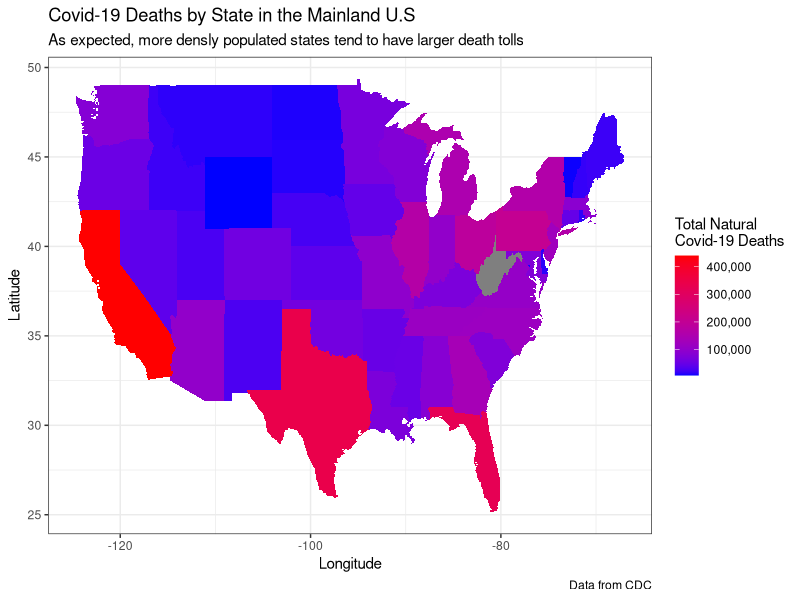
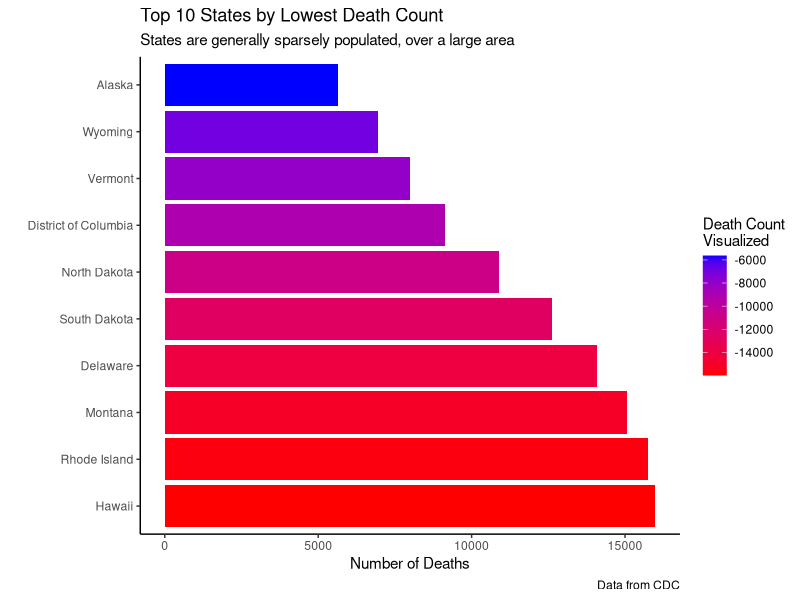
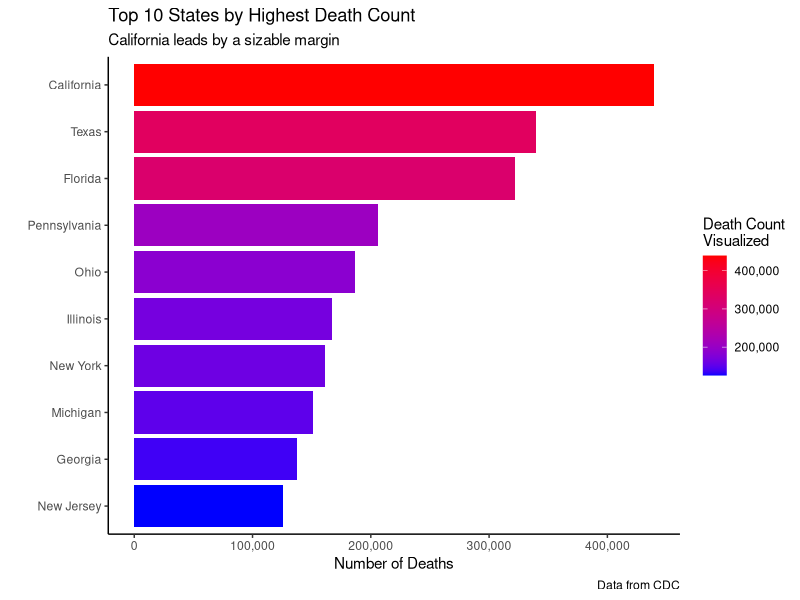

These figures' R source, in order:
## ---- chunk 1
knitr::opts_chunk$set(echo = FALSE)
library(tidyverse)
## ---- chunk 2
raw_data <- read.csv("Weekly_Provisional_Counts_of_Deaths_by_State_and_Select_Causes__2020-2021.csv")
## ---- chunk 3
clean_data <- raw_data %>%
  rename(state = "Jurisdiction.of.Occurrence",
         deaths = "Natural.Cause") %>%
  mutate(region = tolower(state)) %>%
  group_by(region) %>%
  summarize(total = sum(deaths)) %>%
  select(region, total)
## ---- chunk 4
map_data("state") %>%
  left_join(clean_data, by = "region") %>%
  ggplot(aes(x = long, y = lat, group = group, fill =                   total)) +
         geom_polygon() +
        scale_fill_gradient(low = "blue", high = "red", labels = scales::comma_format(accuracy = 1)) +
         theme_bw() +
         labs(title = "Covid-19 Deaths by State in the Mainland U.S",
              subtitle = "As expected, more densly populated states tend to have larger death tolls",
              x = "Longitude",
              y = "Latitude",
              fill = "Total Natural\nCovid-19 Deaths",
              caption = "Data from CDC") 
## ---- chunk 5
clean_data2 <- raw_data %>%
  rename(state = "Jurisdiction.of.Occurrence",
         deaths = "Natural.Cause") %>%
  group_by(state) %>%
  summarize(total_death = sum(deaths)) %>%
  arrange(total_death) %>%
  slice(1:10) %>%
  select(state, total_death) 
## ---- chunk 6
 clean_data2 %>%
  ggplot(aes(x = total_death, y = fct_reorder(state, desc(total_death)), fill = desc(total_death))) +
         geom_col() +
         scale_fill_gradient(low = "red", high = "blue") +
         theme_classic() +
         labs(title = "Top 10 States by Lowest Death Count",
              subtitle = "States are generally sparsely populated, over a large area",
              x = "Number of Deaths",
              y = "",
              fill = "Death Count\nVisualized",
              caption = "Data from CDC")
         
## ---- chunk 7
clean_data3 <- raw_data %>%
  rename(state = "Jurisdiction.of.Occurrence",
         deaths = "Natural.Cause") %>%
  filter(state != "United States") %>%
  group_by(state) %>%
  summarize(total_deaths = sum(deaths)) %>%
  arrange(desc(total_deaths)) %>%
  slice(1:10) %>%
  select(state, total_deaths) 
## ---- chunk 8
clean_data3 %>%
  ggplot(aes(x = total_deaths, y = fct_reorder(state, total_deaths),              fill = total_deaths)) +
         geom_col() +
         scale_x_continuous(labels = scales::comma_format(accuracy = 1)) +
         scale_fill_gradient(low = "blue", high = "red", labels = scales::comma_format(accuracy = 1)) +
         theme_classic() +
         labs(title = "Top 10 States by Highest Death Count",
              subtitle = "California leads by a sizable margin",
              x = "Number of Deaths",
              y = "",
              fill = "Death Count\nVisualized",
              caption = "Data from CDC")
